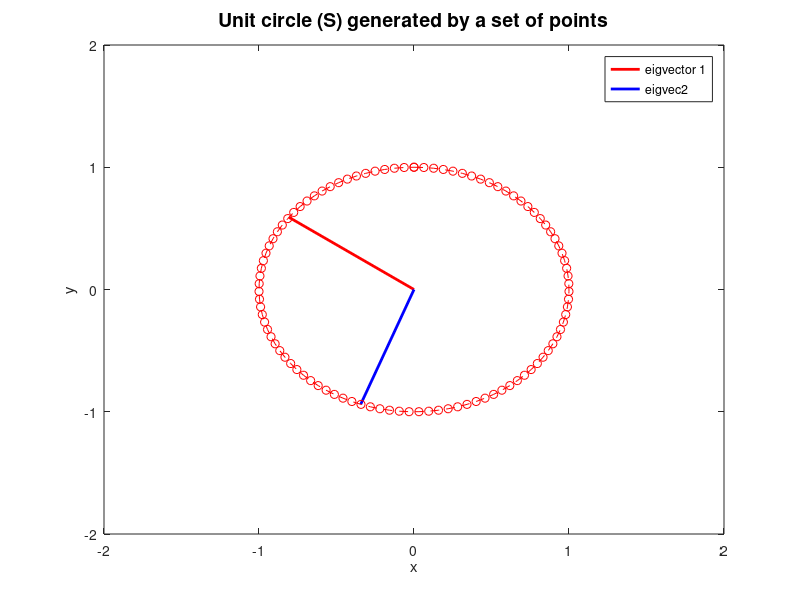
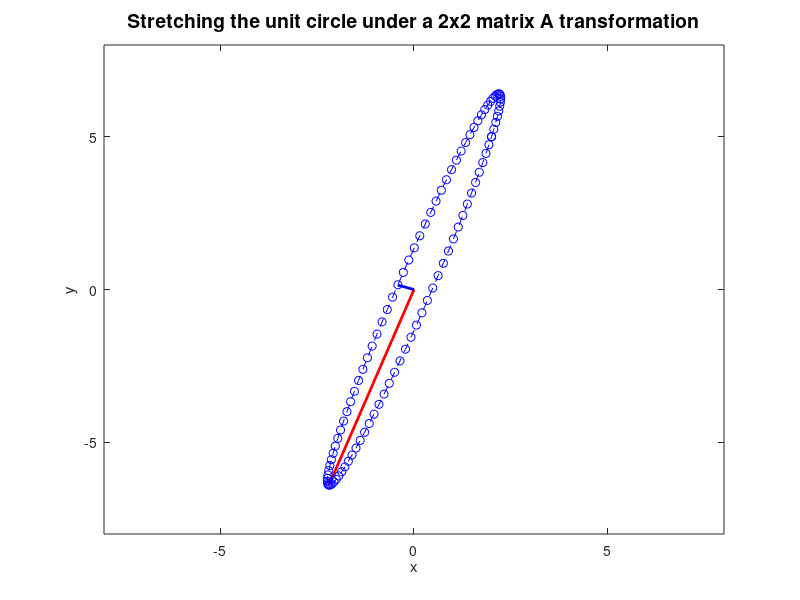
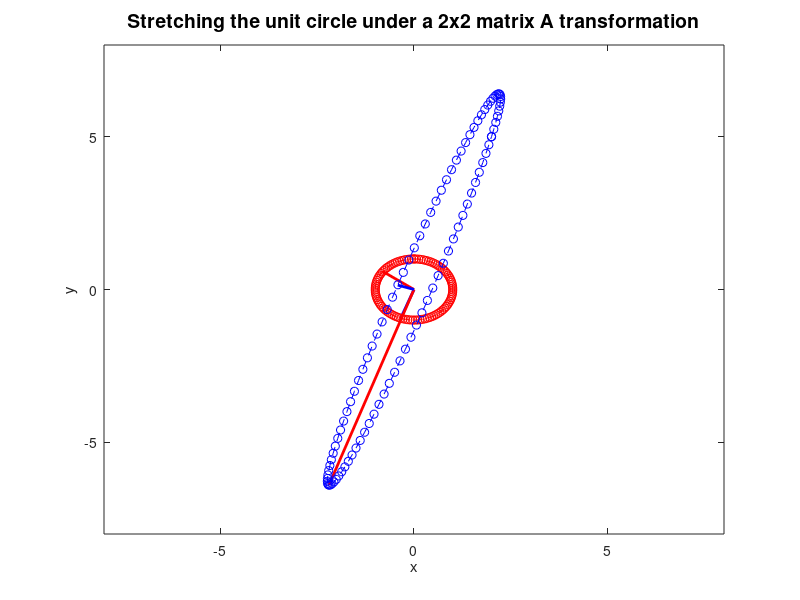

Here is the MATLAB script that generated these plots, in order:
clear all; close all; clc


% Given matrix A 
A = [1 2; 4 5] ; 

%% PART A: Use MATLAB to find the SINGULAR VALUE DECOMP. (SVD) of the given matrix A
[U,Sig,V] = svd(A)         % Performs a SVD of matrix A 
                        
checkA = U * Sig * V' ;    % Checks that it outputs the same matrix A  (A = U * S * V' ----> similar to A = V * D * V')  


%% PART B: Write code to make a set of points, giving a UNIT CIRCLE (S) 
theta = linspace(0, 2*pi, 100);


%%%%% Parametrization of a UNIT CIRCLE ----> r = 1  %%%%%
n = length(theta)  ;

% Length of the principal axes of the unit circle (S)
S(1, 1:n) = sin(theta)  ;           % y = rsin(theta) 
S(2, 1:n) = cos(theta)  ;           % x = rsin(theta)  


% Find eigenvectors
[V, D] = eig(A);

magv1 = sqrt(V(1)^2+V(2)^2);
magv2 = sqrt(V(1)^2+V(2)^2);


% Plot of the UNIT CIRCLE (S) 
figure(1)
plot([0 V(1,1)], [0 V(2,1)], 'r', 'LineWidth', 2)
hold on
plot([0 V(1,2)], [0 V(2,2)], 'b', 'LineWidth', 2)
hold on
plot(S(1,:), S(2,:), '--or')       
legend('eigvector 1','eigvec2')
title('Unit circle (S) generated by a set of points', 'FontSize', 14)
xlabel('x')
ylabel('y')
xlim([-2 2]) ;          % Extend the bounds on the x-axis 
ylim([-2 2]) ;          % Extend the bounds on the y-axis 



%% PART C: Apply matrix A to S to get resulting ELLIPSE
AS = A * S  ;                 % Length of the principal semi-axes of the ellipse 


o1 = Sig(1,1);
u1 = U(:,1);
o2 = Sig(2,2);
u2 = U(:,2);


vec1 = o1*u1
vec2 = o2*u2

% Plot of the ELLIPSE (AS) 
figure(2)
plot([0 vec1(1)], [0 vec1(2)], 'r', 'LineWidth', 2)
hold on
plot([0 vec2(1)], [0 vec2(2)], 'b', 'LineWidth', 2)
hold on
plot(AS(1,:), AS(2,:), '--ob')    
axis([-8 8 -8 8])
title('Stretching the unit circle under a 2x2 matrix A transformation', 'FontSize', 14)
xlabel('x')
ylabel('y')

%%

figure(3)


theta = linspace(0, 2*pi, 100);


%%%%% Parametrization of a UNIT CIRCLE ----> r = 1  %%%%%
n = length(theta)  ;

% Length of the principal axes of the unit circle (S)
S(1, 1:n) = sin(theta)  ;           % y = rsin(theta) 
S(2, 1:n) = cos(theta)  ;           % x = rsin(theta)  


% Find eigenvectors
[V, D] = eig(A);

% Plot of the UNIT CIRCLE (S) 
figure(3)
plot([0 V(1,1)], [0 V(2,1)], 'r', 'LineWidth', 2)
hold on
plot([0 V(1,2)], [0 V(2,2)], 'b', 'LineWidth', 2)
hold on
plot(S(1,:), S(2,:), '--or')       



AS = A * S  ;                 % Length of the principal semi-axes of the ellipse 


o1 = Sig(1,1);
u1 = U(:,1);
o2 = Sig(2,2);
u2 = U(:,2);


vec1 = o1*u1;
vec2 = o2*u2;

magitude_v1 = sqrt(vec1(1)^2+vec1(2)^2)
magitude_v2 = sqrt(vec2(1)^2+vec2(2)^2)


% Plot of the ELLIPSE (AS) 
hold on
plot([0 vec1(1)], [0 vec1(2)], 'r', 'LineWidth', 2)
hold on
plot([0 vec2(1)], [0 vec2(2)], 'b', 'LineWidth', 2)
hold on
plot(AS(1,:), AS(2,:), '--ob')    
axis([-8 8 -8 8])
title('Stretching the unit circle under a 2x2 matrix A transformation', 'FontSize', 14)
xlabel('x')
ylabel('y')